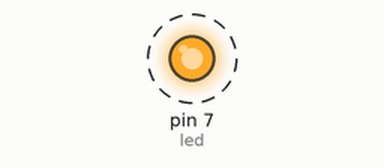
Recording of a sketch running on a simulated Arduino Uno, built with avr-gcc and run on an emulated ATmega328P. Shown: output pins drawn as LEDs (lit = HIGH). Dashed ring = blinking. What the sketch prints to the serial monitor is not drawn. At 1.9 s the program stops and its outputs stay as they are.

Above: at 1.05 s.
Timing chart, 0 to 3.4 s (numbered marks = the images above):
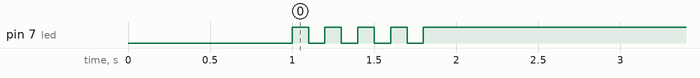

The sketch:

05_practice_2.ino.ino
```cpp
#define led  7
unsigned int light,cnt;
void setup() {
  pinMode(led,OUTPUT);
  Serial.begin(9600);
  light = 0;
  digitalWrite(led,light);
  delay(1000);
}

void loop() {

    light++;
    if(light>1){
      light = 0;
    }
    if(light==0){
      cnt++;
    }
    if(cnt==5){
      while(1){
      light =1;
      }
    }
    digitalWrite(led,light);
    Serial.println(light);

    delay(100);

}
```

Measured:
- by itself, pin 7 (led): alternates HIGH for 0.10 s and LOW for 0.10 s, 9 changes in all, then stays HIGH
